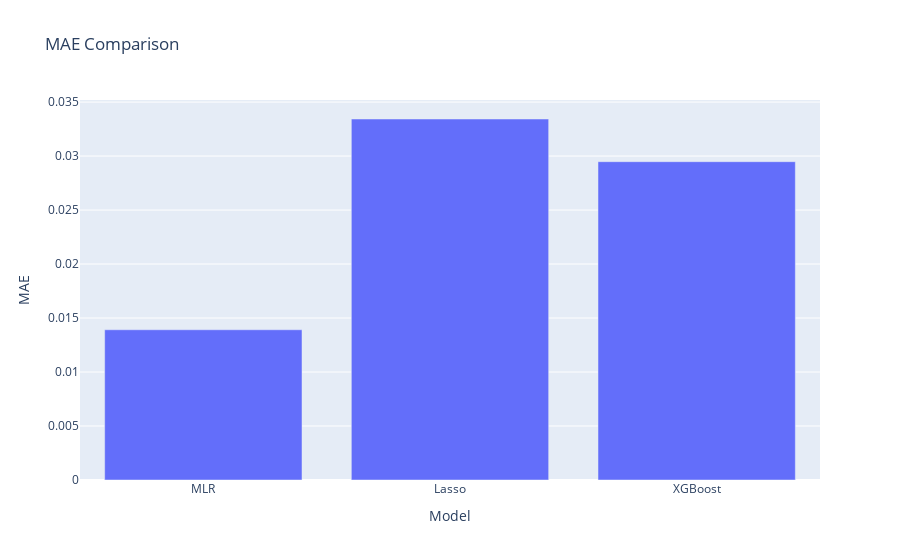
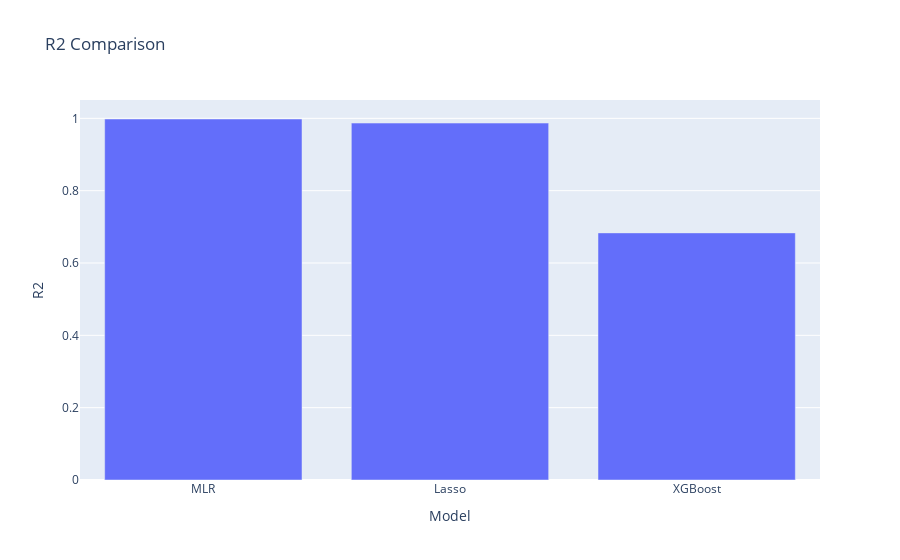

These figures' notebook cell, in order:
### Code cell
# Bar charts: Compare MAE and R2 across models
fig5 = px.bar(x=["MLR", "Lasso", "XGBoost"], y=[mlr_mae, lasso_mae, xgb_mae], title="MAE Comparison", labels={"x": "Model", "y": "MAE"})
fig5.show()

fig6 = px.bar(x=["MLR", "Lasso", "XGBoost"], y=[mlr_r2, lasso_r2, xgb_r2], title="R2 Comparison", labels={"x": "Model", "y": "R2"})
fig6.show()

### Figure 1 — Plotly figure (JSON) as saved in the notebook; plotly's stock layout.template omitted (floating-point values rounded to 4 significant figures)
{"data": [{"alignmentgroup": "True", "hovertemplate": "Model=%{x}<br>MAE=%{y}<extra></extra>", "legendgroup": "", "marker": {"color": "#636efa", "pattern": {"shape": ""}}, "name": "", "offsetgroup": "", "orientation": "v", "showlegend": false, "textposition": "auto", "type": "bar", "x": ["MLR", "Lasso", "XGBoost"], "xaxis": "x", "y": [0.01392, 0.03343, 0.02948], "yaxis": "y"}], "layout": {"barmode": "relative", "legend": {"tracegroupgap": 0}, "title": {"text": "MAE Comparison"}, "xaxis": {"anchor": "y", "domain": [0, 1], "title": {"text": "Model"}}, "yaxis": {"anchor": "x", "domain": [0, 1], "title": {"text": "MAE"}}}}

### Figure 2 — Plotly figure (JSON) as saved in the notebook; plotly's stock layout.template omitted (floating-point values rounded to 4 significant figures)
{"data": [{"alignmentgroup": "True", "hovertemplate": "Model=%{x}<br>R2=%{y}<extra></extra>", "legendgroup": "", "marker": {"color": "#636efa", "pattern": {"shape": ""}}, "name": "", "offsetgroup": "", "orientation": "v", "showlegend": false, "textposition": "auto", "type": "bar", "x": ["MLR", "Lasso", "XGBoost"], "xaxis": "x", "y": [0.9982, 0.9869, 0.6833], "yaxis": "y"}], "layout": {"barmode": "relative", "legend": {"tracegroupgap": 0}, "title": {"text": "R2 Comparison"}, "xaxis": {"anchor": "y", "domain": [0, 1], "title": {"text": "Model"}}, "yaxis": {"anchor": "x", "domain": [0, 1], "title": {"text": "R2"}}}}
